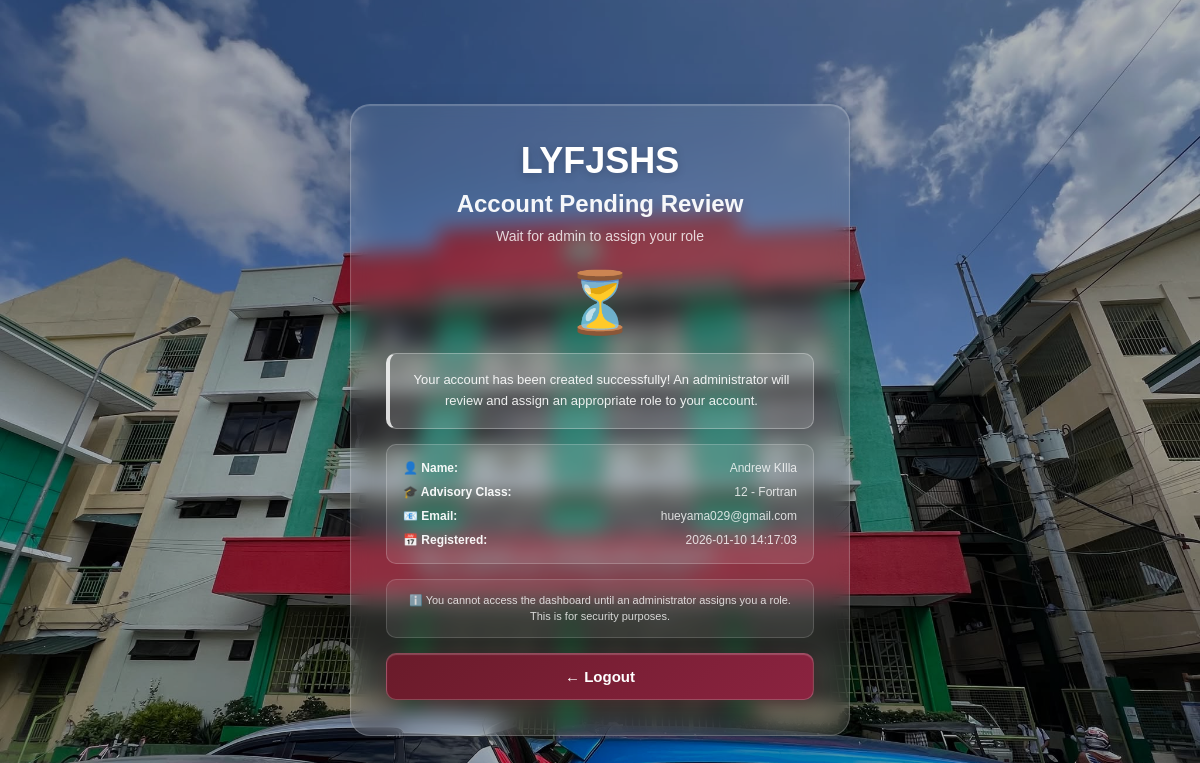
The page /pending-approval (signed in) on the database its author committed.
### tables this page shows
CREATE TABLE users (
            id INTEGER PRIMARY KEY AUTOINCREMENT,
            username TEXT UNIQUE NOT NULL,
            password TEXT NOT NULL,
            fullname TEXT NOT NULL,
            email TEXT NOT NULL,
            role TEXT DEFAULT 'health_officer',
            advisory_class TEXT,
            is_active INTEGER DEFAULT 1,
            created_at TIMESTAMP DEFAULT CURRENT_TIMESTAMP
        , profile_pic TEXT, updated_at TIMESTAMP);

### src/app.py (the view)
@app.route("/pending-approval")
def pending_approval():
    if not session.get("logged_in"):
        return redirect(url_for("login"))
    db = get_db_connection()
    if not db:
        flash("Database connection error.", "danger")
        return redirect(url_for("login"))
    try:
        cursor = db.cursor()
        cursor.execute("SELECT fullname, email, created_at, advisory_class FROM users WHERE id = ?", (session.get("user_id"),))
        user = cursor.fetchone()
        db.close()
        if not user:
            flash("User not found.", "danger")
            return redirect(url_for("logout"))
        return render_template("auth/pending_approval.html", user=user)
    except sqlite3.Error as e:
        flash(f"Database error: {str(e)}", "danger")
        return redirect(url_for("logout"))

### src/app.py (called while the page is built, shortened)
@app.before_request
def check_user_status():
    if session.get("logged_in"):
        if request.endpoint in ['login', 'logout', 'register', 'pending_approval', 'static']:
            return

@app.context_processor
def inject_user():
    user = None
    if session.get("logged_in"):
        db = get_db_connection()
        if db:
            try:
                cursor = db.cursor()
                cursor.execute("SELECT * FROM users WHERE id = ?", (session.get("user_id"),))
                user = cursor.fetchone()
                db.close()
            except sqlite3.Error:
                pass
    return {'current_user': user, 'max': max, 'min': min, 'range': range, 'csrf_token': generate_csrf}

def get_db_connection():
    try:
        conn = sqlite3.connect(DATABASE)
        conn.row_factory = sqlite3.Row  # This enables column access by name
        return conn
    except sqlite3.Error as e:
        logger.error(f"Database connection error: {e}")
        return None

### templates/auth/pending_approval.html (shortened to what this page needs)
<!DOCTYPE html>
<html lang="en">
  <head>
    <link
      href="https://unpkg.com/boxicons@2.1.4/css/boxicons.min.css"
      rel="stylesheet"
    />
    <link
      rel="stylesheet"
      href="{{ url_for('static', filename='css/pending_approval.css') }}"
    />
  </head>
  <body>
    <div class="pending-approval-container">
      <div class="pending-card">
        <div class="pending-header">
          <h1>LYFJSHS</h1>
          <h3>Account Pending Review</h3>
          <p>Wait for admin to assign your role</p>
        </div>
        <div class="pending-content">
          <div class="pending-icon">⏳</div>
          <div class="pending-message">
            Your account has been created successfully! An administrator will
            review and assign an appropriate role to your account.
          </div>
          <div class="pending-info">
            <div class="info-row">
              <span class="info-label">👤 Name:</span>
              <span class="info-value">{{ user.fullname }}</span>
            </div>
             {% if user.advisory_class %}
            <div class="info-row">
              <span class="info-label">🎓 Advisory Class:</span>
              <span class="info-value">{{ user.advisory_class }}</span>
            </div>
            {% endif %}
            <div class="info-row">
              <span class="info-label">📧 Email:</span>
              <span class="info-value">{{ user.email }}</span>
            </div>
            <div class="info-row">
              <span class="info-label">📅 Registered:</span>
              <span class="info-value">{{ user.created_at }}</span>
            </div>
          </div>
          <p class="pending-note">
            ℹ️ You cannot access the dashboard until an administrator assigns
            you a role. This is for security purposes.
          </p>
          <a href="{{ url_for('logout') }}" class="btn-logout">← Logout</a>
        </div>
      </div>
    </div>
  </body>
</html>

### static/css/pending_approval.css (style rules this page uses)
* { margin: 0; padding: 0; box-sizing: border-box; font-family: "Poppins", sans-serif; }
body { display: flex; justify-content: center; align-items: center; min-height: 100vh; background: url("../imgs/577645284_1164761052451517_1466581592270042090_n.jpg") center/cover no-repeat fixed; background-attachment: fixed; overflow: hidden; padding: 20px; }
body::before { content: ""; position: fixed; top: 0; left: 0; right: 0; bottom: 0; background: rgba(0, 0, 0, 0.3); z-index: 0; }
.pending-approval-container { position: relative; z-index: 1; display: flex; justify-content: center; align-items: center; width: 100%; min-height: 100vh; padding: 20px; }
.pending-card { width: 100%; max-width: 500px; padding: 35px; background: rgba(255, 255, 255, 0.1); backdrop-filter: blur(10px); -webkit-backdrop-filter: blur(10px); border: 1px solid rgba(255, 255, 255, 0.2); border-radius: 20px; box-shadow: 0 8px 32px rgba(0, 0, 0, 0.1), inset 0 1px 1px rgba(255, 255, 255, 0.2); animation: slideInUp 0.6s ease-out; height: auto; }
.pending-header { text-align: center; margin-bottom: 20px; }
.pending-header h1 { font-size: 36px; font-weight: 700; color: #fff; margin-bottom: 8px; text-shadow: 0 2px 10px rgba(0, 0, 0, 0.2); }
.pending-header h3 { font-size: 24px; color: rgba(255, 255, 255, 0.95); margin-bottom: 8px; font-weight: 600; }
.pending-header p { font-size: 14px; color: rgba(255, 255, 255, 0.8); line-height: 1.5; }
.pending-content { text-align: center; }
.pending-icon { font-size: 60px; margin-bottom: 15px; display: block; animation: pulse 2s infinite; }
.pending-message { background: rgba(255, 255, 255, 0.15); border: 1px solid rgba(255, 255, 255, 0.3); border-left: 4px solid rgba(255, 255, 255, 0.8); padding: 16px; border-radius: 10px; margin-bottom: 15px; font-size: 13px; color: rgba(255, 255, 255, 0.9); line-height: 1.6; }
.pending-info { background: rgba(255, 255, 255, 0.1); border: 1px solid rgba(255, 255, 255, 0.2); padding: 16px; border-radius: 10px; margin-bottom: 15px; text-align: left; }
.info-row { display: flex; justify-content: space-between; align-items: center; margin-bottom: 10px; font-size: 12px; }
.info-row:last-child { margin-bottom: 0; }
.info-label { font-weight: 600; color: rgba(255, 255, 255, 0.95); }
.info-value { color: rgba(255, 255, 255, 0.8); word-break: break-word; text-align: right; max-width: 250px; }
.pending-note { font-size: 11px; color: rgba(255, 255, 255, 0.8); margin-bottom: 15px; line-height: 1.5; background: rgba(255, 255, 255, 0.08); border: 1px solid rgba(255, 255, 255, 0.15); padding: 12px; border-radius: 10px; }
.btn-logout { width: 100%; padding: 14px; background: linear-gradient(135deg, #6a1b2a 0%, #8b2340 100%); color: #fff; border: 1px solid rgba(255, 255, 255, 0.2); border-radius: 10px; font-size: 15px; font-weight: 600; cursor: pointer; transition: all 0.3s ease; box-shadow: 0 4px 15px rgba(106, 27, 42, 0.3), inset 0 1px 1px rgba(255, 255, 255, 0.2); text-decoration: none; display: inline-block; }

### rows shown on the page
users: fullname "Andrew KIlla", advisory_class "12 - Fortran", email "hueyama029@gmail.com", created_at "2026-01-10 14:17:03"
